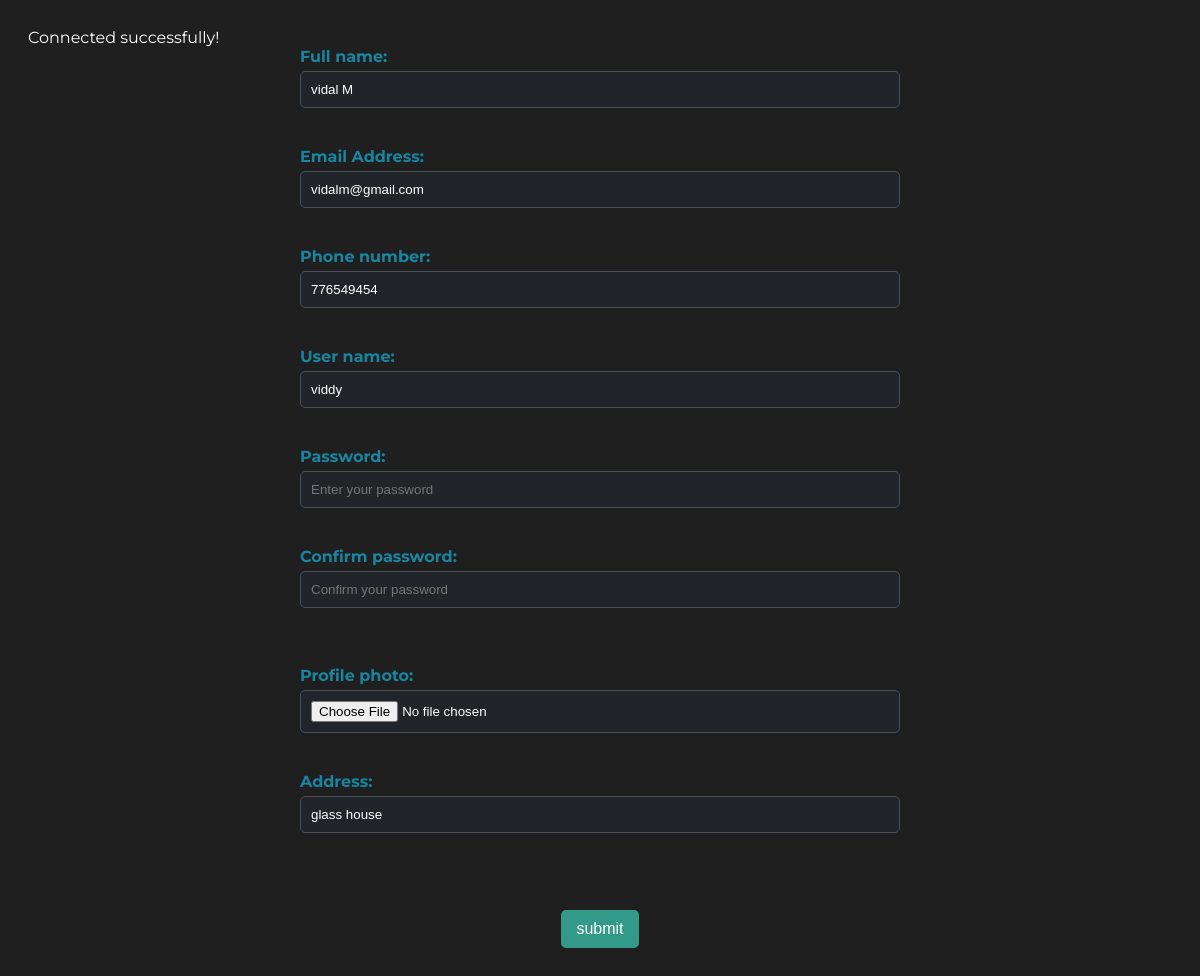
/modules/admin/adminEdit.php (signed in), run on the app's committed database.
### tables this page shows
CREATE TABLE `users` (
  `userId` int(11) NOT NULL,
  `Full_Name` varchar(255) NOT NULL,
  `email` varchar(25) NOT NULL,
  `phone_Number` int(13) NOT NULL,
  `User_Name` varchar(255) NOT NULL,
  `Password` text NOT NULL,
  `UserType` varchar(255) NOT NULL DEFAULT '1',
  `AccessTime` datetime(6) NOT NULL,
  `profile_Image` longblob DEFAULT NULL,
  `Address` varchar(80) NOT NULL
);

### modules/admin/adminEdit.php (the view, shortened to what this page needs)
<?php
require '../../configs/DbConn.php';
$User_Name = $_SESSION["id"];
$stmt = $DbConn->prepare("SELECT * FROM users WHERE User_Name = :User_Name");
$stmt->bindParam(':User_Name', $User_Name, PDO::PARAM_STR);
$stmt->execute();
$userData = $stmt->fetch(PDO::FETCH_ASSOC);
?>
<!DOCTYPE html>
<html lang="en">
<head>
</head>
<body>
    <form action="" method="POST" enctype="multipart/form-data">
        <label for="Full_Name">Full name:</label><br>
        <input type="text" name="Full_Name" id="Full_Name" placeholder="Enter your full name" maxlength="100" value="<?php echo $userData['Full_Name']; ?>" /><br><br>
        <label for="email">Email Address:</label><br>
        <input type="email" name="email" id="email" placeholder="Enter your email address" maxlength="60" value="<?php echo $userData['email']; ?>" /><br><br>
        <label for="phone_Number">Phone number:</label><br>
        <input type="tel" name="phone_Number" id="phone_Number" placeholder="Enter your phone number" value="<?php echo $userData['phone_Number']; ?>" /><br><br>
        <label for="User_Name">User name:</label><br>
        <input type="text" name="User_Name" id="User_Name" placeholder="Enter your user name" maxlength="100" value="<?php echo $userData['User_Name']; ?>" readonly /><br><br>
        <label for="Password">Password:</label><br>
        <input type="password" name="Password" id="Password" placeholder="Enter your password" maxlength="100" /><br><br>
        <label for="confirm_pass">Confirm password:</label><br>
        <input type="password" name="confirm_pass" id="confirm_pass" placeholder="Confirm your password" maxlength="100" /><br><br>
        <br>
        <label for="profile">Profile photo:</label>
        <input type="file" name="profile_Image" id="profile_Image" /><br><br>
        <label for="Address">Address:</label><br>
        <input type="text" name="Address" id="Address" placeholder="Enter your address" maxlength="13" value="<?php echo $userData['Address']; ?>" /><br><br>
        <br><br>
        <center>
       <input type="submit" name="submit" value="submit">
        </center>
        <br><br>
    </form>
</body>
</html

### modules/admin/adminEdit.php (style rules this page uses)
body { background-color: #1f1f1f; color: #fff; font-family: 'Montserrat', sans-serif; padding: 20px; }
form { max-width: 600px; margin: 0 auto; }
label { color: #1985a1; font-weight: bold; }
input[type="text"], input[type="email"], input[type="tel"], input[type="password"], input[type="file"] { width: 100%; padding: 10px; margin: 5px 0 20px; display: inline-block; border: 1px solid #495057; box-sizing: border-box; background-color: #212529; color: #fff; border-radius: 5px; }
input[type="submit"] { background-color: #339989; color: #fff; padding: 10px 15px; border: none; border-radius: 5px; cursor: pointer; font-size: 16px; }

### data on the page
users: Full_Name "vidal M", email "vidalm@gmail.com", phone_Number "776549454", User_Name "viddy", Address "glass house"
